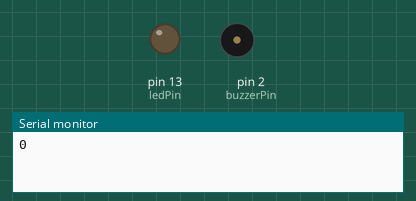
A sketch run on a simulated Arduino Uno, built with avr-gcc and run on an emulated ATmega328P. Parts: output pins drawn as LEDs (lit = HIGH), buzzer (waves = sounding, pin HIGH), the last lines printed to the serial monitor.

Above: at 0.5 s.
At 1.5 s:
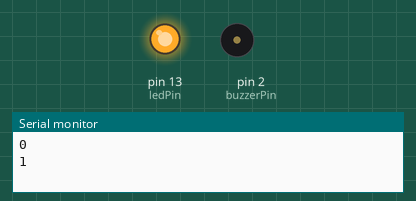
At 5.5 s:
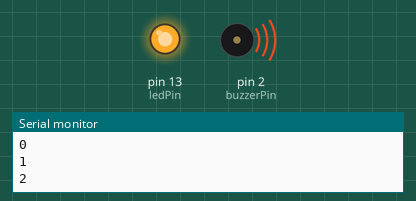
Timing chart, 0 to 6.9 s (numbered marks = the images above):
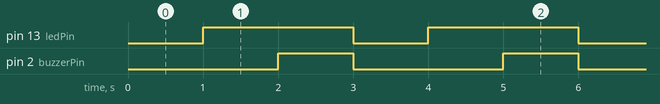

Measured:
- by itself, pin 13 (ledPin): alternates HIGH for 2.0 s and LOW for 1.0 s
- by itself, pin 2 (buzzerPin): alternates HIGH for 1.0 s and LOW for 2.0 s
- by itself, everything shown: repeats every 3.0 s, in 3 steps

The sketch:

atividade01.ino
```cpp
const int ledPin = LED_BUILTIN;
const int buzzerPin = 2;
int ledState = LOW;
int buzzerState = LOW;
int State = 0;
unsigned long previousMillis = 0;
const long interval = 1000;

void setup() {
  pinMode(ledPin, OUTPUT);
  pinMode(buzzerPin, OUTPUT);
  Serial.begin(9600);
  Serial.println(State);
}

void loop() {
  if (millis() - previousMillis >= interval) {
    previousMillis = millis();
    State++;
    State = State % 3;
    Serial.println(State);
    switch (State) {
      case 0:
        buzzerState = LOW;
        ledState = LOW;
        break;
      case 1:
        buzzerState = LOW;
        ledState = HIGH;
        break;
      case 2:
        buzzerState = HIGH;
        ledState = HIGH;
        break;
      default:
        break;
    }
    digitalWrite(buzzerPin,buzzerState);
    digitalWrite(ledPin,ledState);
  }
}
```
